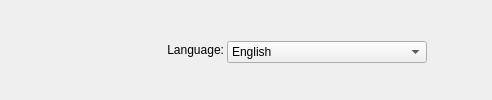
        <widget class="QWidget" name="gLanguage" native="true">
         <property name="sizePolicy">
          <sizepolicy hsizetype="Preferred" vsizetype="Preferred">
           <horstretch>0</horstretch>
           <verstretch>0</verstretch>
          </sizepolicy>
         </property>
         <layout class="QGridLayout" name="gridLayout_2" columnminimumwidth="200,0,0">
          <property name="leftMargin">
           <number>25</number>
          </property>
          <property name="topMargin">
           <number>0</number>
          </property>
          <property name="rightMargin">
           <number>25</number>
          </property>
          <property name="bottomMargin">
           <number>0</number>
          </property>
          <property name="horizontalSpacing">
           <number>2</number>
          </property>
          <item row="0" column="1">
           <widget class="QWidget" name="wContainerLanguage" native="true">
            <property name="layoutDirection">
             <enum>Qt::LeftToRight</enum>
            </property>
            <layout class="QHBoxLayout" name="horizontalLayout_12">
             <property name="leftMargin">
              <number>0</number>
             </property>
             <property name="topMargin">
              <number>5</number>
             </property>
             <property name="rightMargin">
              <number>0</number>
             </property>
             <property name="bottomMargin">
              <number>0</number>
             </property>
             <item>
              <widget class="QComboBox" name="cLanguage">
               <property name="sizePolicy">
                <sizepolicy hsizetype="Preferred" vsizetype="Fixed">
                 <horstretch>0</horstretch>
                 <verstretch>0</verstretch>
                </sizepolicy>
               </property>
               <property name="minimumSize">
                <size>
                 <width>200</width>
                 <height>0</height>
                </size>
               </property>
               <property name="maximumSize">
                <size>
                 <width>200</width>
                 <height>16777215</height>
                </size>
               </property>
               <item>
                <property name="text">
                 <string notr="true">English</string>
                </property>
               </item>
              </widget>
             </item>
            </layout>
           </widget>
          </item>
          <item row="0" column="0">
           <widget class="QWidget" name="wLanguage" native="true">
            <layout class="QHBoxLayout" name="horizontalLayout_13">
             <property name="leftMargin">
              <number>0</number>
             </property>
             <property name="topMargin">
              <number>0</number>
             </property>
             <property name="rightMargin">
              <number>0</number>
             </property>
             <property name="bottomMargin">
              <number>0</number>
             </property>
             <item>
              <widget class="QLabel" name="lLanguage">
               <property name="focusPolicy">
                <enum>Qt::NoFocus</enum>
               </property>
               <property name="styleSheet">
                <string notr="true"/>
               </property>
               <property name="text">
                <string>Language:</string>
               </property>
               <property name="alignment">
                <set>Qt::AlignRight|Qt::AlignTrailing|Qt::AlignVCenter</set>
               </property>
               <property name="indent">
                <number>1</number>
               </property>
              </widget>
             </item>
            </layout>
           </widget>
          </item>
          <item row="0" column="2">
           <spacer name="horizontalSpacer">
            <property name="orientation">
             <enum>Qt::Horizontal</enum>
            </property>
            <property name="sizeHint" stdset="0">
             <size>
              <width>40</width>
              <height>20</height>
             </size>
            </property>
           </spacer>
          </item>
         </layout>
        </widget>
